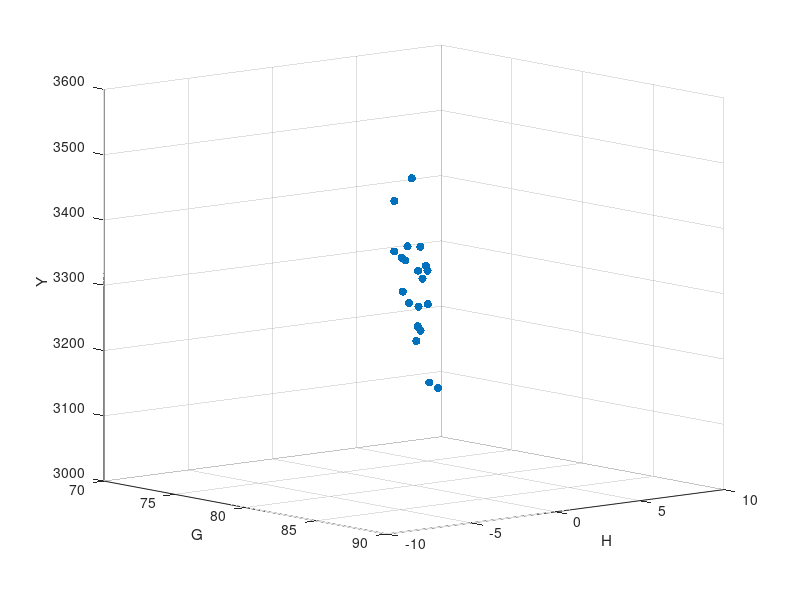

Here is the MATLAB script that generated this plot:
G=[73;87;83;78;82;80;83;86;75;82;80;82;77;81;79;78;76;80;80;81];
H=[7.3;-6.0;-3.7;2.5;-2.2;0.7;-2.9;-6.2;5.1;-1.3;0.8;-2.4;2.9;-1.5;1.1;1.9;3.5;0.5;-0.3;-0.6];
Y=[3096;3519;3383;3261;3360;3334;3388;3481;3120;3378;3326;3365;3215;3306;3266;3229;3193;3315;3280;3335];

h2=sum(H.*H);
g2=G.*H;
g2=sum(g2.*h2);
a=sum(Y.*g2);
a;
G.*H;
%G=[73; 87; 83];
%H=[7.3 ;-6 ;-3.7];
%Y=[3096 ;3519; 3383];

X = [ones(size(G)) G H];
b = regress(Y,X)
scatter3(G,H,Y,'filled')
hold on
x1fit = min(G):100:max(G);
x2fit = min(H):10:max(H);
[X1FIT,X2FIT] = meshgrid(x1fit,x2fit); 
%YFIT = b(1) + b(2)*X1FIT + b(3)*X2FIT + b(4)*X1FIT.*X2FIT;
%mesh(X1FIT,X2FIT,YFIT)
xlabel('G')
ylabel('H')
zlabel('Y')
view(50,10)
